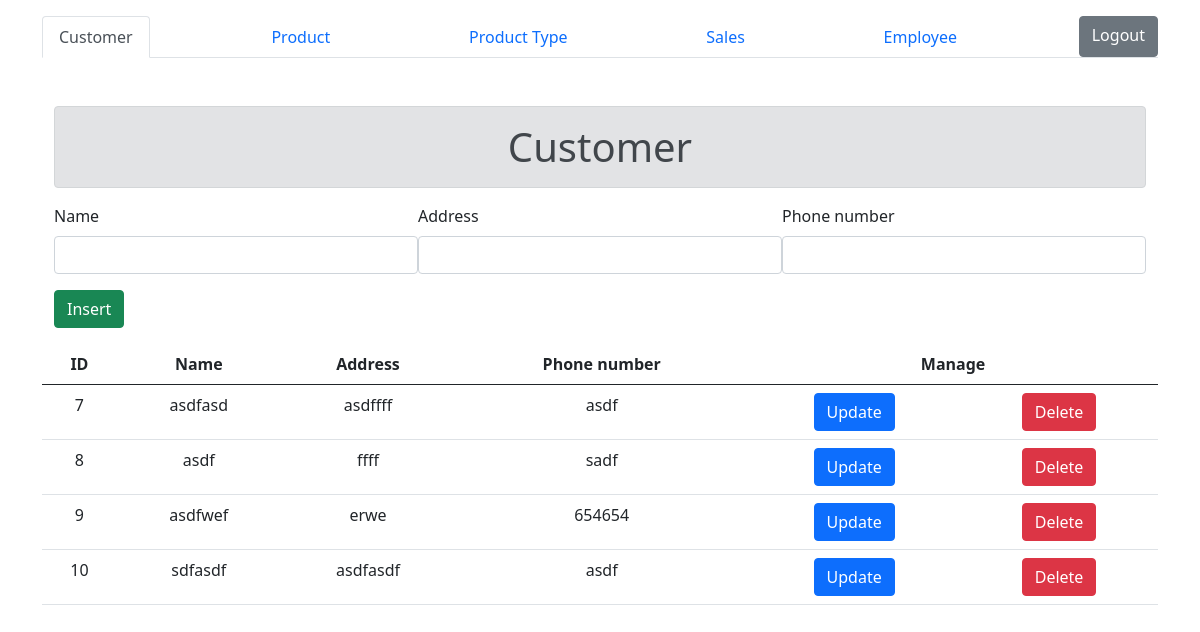
/index.php (signed in), run on an earlier commit of the app's database.
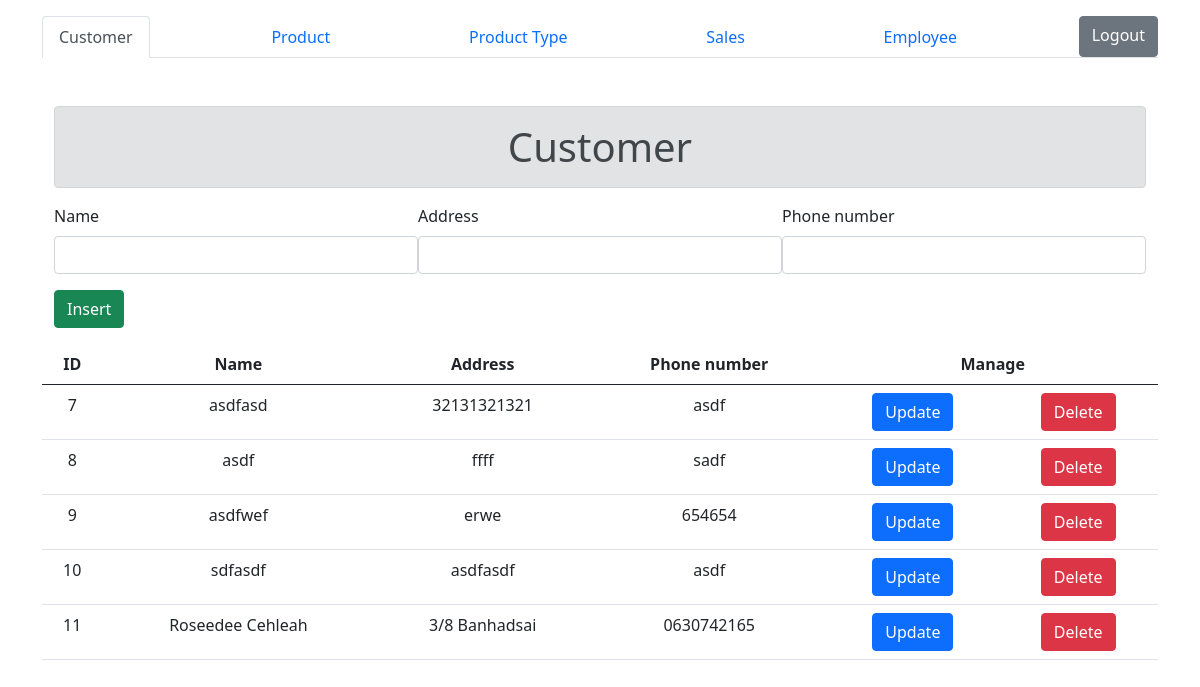
And on a later commit of the database.
### tables this page shows
CREATE TABLE `customer` (
  `c_id` int(10) NOT NULL,
  `c_name` varchar(45) NOT NULL,
  `c_address` varchar(45) NOT NULL,
  `c_tel` varchar(25) NOT NULL
);

### index.php (the view, shortened to what this page needs)
<?php
    include('connection.php');
?>
<!DOCTYPE html>
<html lang="en">
<head>
    <link rel="stylesheet" href="https://stackpath.bootstrapcdn.com/bootstrap/5.0.0-alpha1/css/bootstrap.min.css">
</head>
<body>
    <div class="container mt-3">
        <ul class="nav nav-tabs d-flex justify-content-between">
            <li class="nav-item">
                <a class="nav-link active" aria-current="page"  href="index.php">Customer</a>
            </li>
            <li class="nav-item">
                <a class="nav-link" href="product.php">Product</a>
            </li>
            <li class="nav-item">
                <a class="nav-link" href="product-type.php">Product Type</a>
            </li>
            <li class="nav-item">
                <a class="nav-link" href="sales.php">Sales</a>
            </li>
            <li class="nav-item">
                <a class="nav-link" href="employee.php">Employee</a>
            </li>
            <a href="logout.php" role="button" class="btn btn-secondary float-end">Logout</a>
        </ul>
        <div class="container mt-5">
            <h1 class="text-center alert alert-secondary">Customer</h1>
            <?php
                if(isset($_GET['id'])) {
                    echo '<form action="update.php?form=customer" method="POST">';
                }else {
                    echo '<form action="insert.php?form=customer" method="POST">';
                }
            ?>
                <div class="d-flex flew-row">
                    <div class="flex-grow-1 mr-3">
                        <label for="name" class="form-label">Name</label>
                        <input class="form-control" type="text" name="name" value="<?php if(isset($_GET['name'])) { echo $_GET['name']; unset($_GET['name']); }?>">
                    </div>
                    <div class="flex-grow-1 mr-3">
                        <label for="address" class="form-label">Address</label>
                        <input class="form-control" type="text"  name="address" value="<?php if(isset($_GET['address'])) { echo $_GET['address']; unset($_GET['address']); }?>">
                    </div>
                    <div class="flex-grow-1">
                        <label for="tel" class="form-label">Phone number</label>
                        <input class="form-control" type="text" name="tel" value="<?php if(isset($_GET['tel'])) { echo $_GET['tel']; unset($_GET['tel']); }?>">
                    </div>
                </div>
                <input class="btn btn-success mt-3" type="submit" value="<?php if(isset($_GET['id'])) { echo "Update";} else {echo "Insert"; } ?>">
            </form>
        </div>
        <table class="table mt-3">
            <thead>
                <tr>
                    <th class="text-center">ID</th>
                    <th class="text-center">Name</th>
                    <th class="text-center">Address</th>
                    <th class="text-center">Phone number</th>
                    <th colspan="2" class="text-center">Manage</th>
                </tr>
            </thead>
            <tbody>
                <?php
                    $sql = "Select * From customer";
                    $result = $con->query($sql);
                    if($result->num_rows > 0) {
                        while($row = $result->fetch_assoc()) {
                            echo "<tr>";
                                echo '<td class="text-center">'. $row['c_id'] . '</td>';
                                echo '<td class="text-center">'. $row['c_name'] . '</td>';
                                echo '<td class="text-center">'. $row['c_address'] . '</td>';
                                echo '<td class="text-center">'. $row['c_tel'] . '</td>';
                                echo '<td class="text-center"><a role="button" class="btn btn-primary" href="index.php?id=' . $row['c_id'] .'&name='.$row['c_name'].'&address='.$row['c_address'].'&tel='.$row['c_tel'].'">Update</a></td>';
                                echo '<td class="text-center"><a role="button" class="btn btn-danger" href="delete.php?id=' . $row['c_id'] .'&form=customer">Delete</a></td>';
                            echo '</tr>';
                        }
                    }else {
                        echo '<td class="text-center" colspan="6">No Data in Table</td>';
                    }
                ?>
            </tbody>
        </table>
    </div>
</body>
</html>

What changed in the data, as far as the page shows it:
changed customer "asdfasd": c_address "asdffff" → "32131321321"
added customer: c_id "11", c_name "Roseedee Cehleah", c_address "3/8 Banhadsai", c_tel "0630742165"
